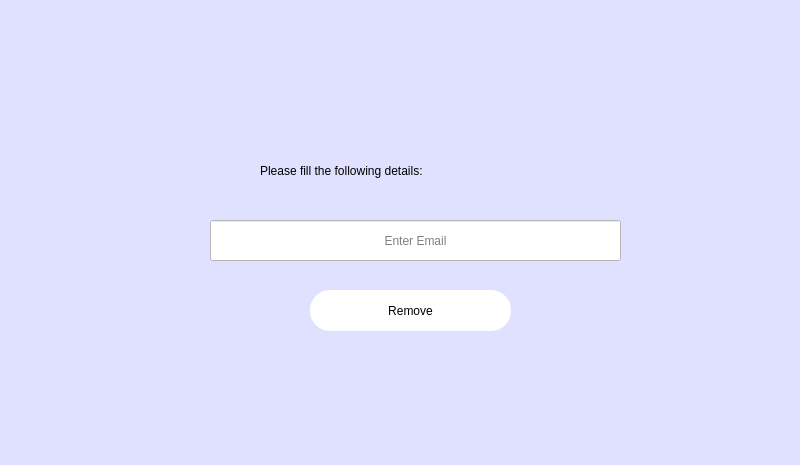
<?xml version="1.0" encoding="UTF-8"?>
<ui version="4.0">
 <class>remove_regpage</class>
 <widget class="QDialog" name="remove_regpage">
  <property name="geometry">
   <rect>
    <x>0</x>
    <y>0</y>
    <width>800</width>
    <height>465</height>
   </rect>
  </property>
  <property name="windowTitle">
   <string>iCardSIS</string>
  </property>
  <property name="styleSheet">
   <string notr="true">background-color: rgb(224, 225, 255);</string>
  </property>
  <widget class="QLabel" name="label_please">
   <property name="geometry">
    <rect>
     <x>260</x>
     <y>150</y>
     <width>311</width>
     <height>41</height>
    </rect>
   </property>
   <property name="styleSheet">
    <string notr="true">font: 700 14pt &quot;Times New Roman&quot;;</string>
   </property>
   <property name="text">
    <string>Please fill the following details:</string>
   </property>
  </widget>
  <widget class="QLabel" name="label">
   <property name="geometry">
    <rect>
     <x>320</x>
     <y>0</y>
     <width>150</width>
     <height>150</height>
    </rect>
   </property>
   <property name="text">
    <string/>
   </property>
   <property name="pixmap">
    <pixmap resource="resource.qrc">:/image/images/4.jpg</pixmap>
   </property>
   <property name="scaledContents">
    <bool>true</bool>
   </property>
  </widget>
  <widget class="QPushButton" name="pushButton_delete_1">
   <property name="geometry">
    <rect>
     <x>310</x>
     <y>290</y>
     <width>201</width>
     <height>41</height>
    </rect>
   </property>
   <property name="styleSheet">
    <string notr="true">QPushButton{color: black;

border-radius: 20px;
font: 700 13pt Times New Roman;
background-color: white

}
QPushButton:pressed{background-color: rgb(170, 0, 0);}</string>
   </property>
   <property name="text">
    <string>Remove</string>
   </property>
  </widget>
  <widget class="QLineEdit" name="lineEdit_remEmail">
   <property name="geometry">
    <rect>
     <x>210</x>
     <y>220</y>
     <width>411</width>
     <height>41</height>
    </rect>
   </property>
   <property name="styleSheet">
    <string notr="true">background-color: rgb(255, 255, 255);
color: rgb(0, 0, 0);</string>
   </property>
   <property name="text">
    <string/>
   </property>
   <property name="alignment">
    <set>Qt::AlignCenter</set>
   </property>
   <property name="placeholderText">
    <string>Enter Email</string>
   </property>
  </widget>
 </widget>
 <resources>
  <include location="resource.qrc"/>
 </resources>
 <connections/>
</ui>
